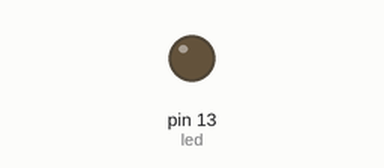
Bench run of a sketch on a simulated Arduino Uno, built with avr-gcc and run on an emulated ATmega328P. Shown: output pins drawn as LEDs (lit = HIGH).

Above: at 0.2 s.
At 7.57 s:
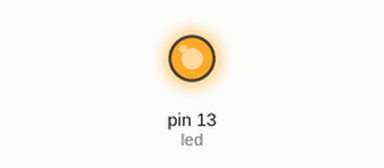
Timing chart, 0 to 8.0 s (numbered marks = the images above):
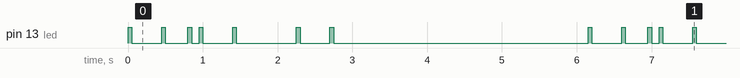

Measured:
- by itself, pin 13 (led): repeats every 6.2 s: LOW 0.40 s, HIGH 0.05 s, LOW 0.30 s, HIGH 0.05 s, LOW 0.10 s, HIGH 0.05 s, LOW 0.40 s, HIGH 0.05 s, LOW 0.80 s, HIGH 0.05 s, LOW 0.40 s, HIGH 0.05 s, LOW 3.4 s, HIGH 0.05 s
- by itself, everything shown: repeats every 6.2 s, in 14 steps

The sketch:

solenoid_song.ino
```cpp
/*
  Modification of the BLINK example code.
  Instead of running an LED, I put a solenoid
  on the LED pin, and made it tap out a rhythm

  John Keefe
  http://johnkeefe.net
  February 2015

  */

// assign the pin variable to pin 13
int led = 13;

// these are note tones, but beats
// 4 is roughly a quarter note; 8 a half note
int notes[] = {4, 3, 1, 4, 8, 4, 4};

// this runs once:
void setup() {
  // initialize the digital pin as an output.
  pinMode(led, OUTPUT);
}

// this repeats forever:
void loop() {

  // loop through the array of notes
  // got this sizeof example code from
  // http://arduino.cc/en/Reference/sizeof
  for (int i = 0; i < (sizeof(notes)/sizeof(int)); i++) {

    // do something with notes[i]
    // so calling the "ding" function and passing
    // the "note" number from the array
    ding(notes[i]);

  }

  delay(3000); // wait three seconds before doing it again

}

void ding(int beat) {
  digitalWrite(led, HIGH);   // Send HIGH voltage level to the solenoid
  delay(50);                 // for just 50 milliseconds (quick hit)
  digitalWrite(led, LOW);    // send LOW voltage to the pin
  delay(100 * beat);         // pause for the length of the beat
}
```
